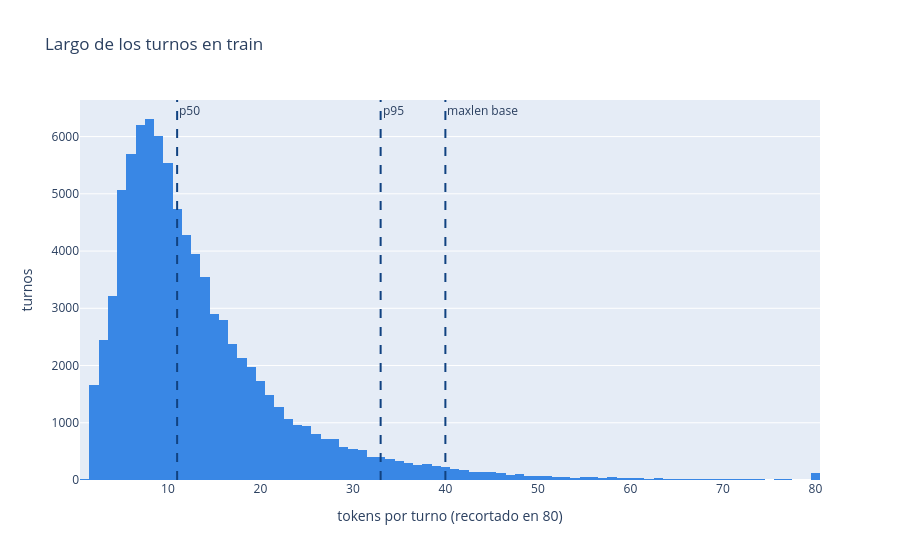

Notebook code for this chart:
### Code cell
# ============================================================
# Histograma del largo de los turnos
# ============================================================
fig = px.histogram(x=largos.clip(upper=80), nbins=80, color_discrete_sequence=[COLORES[1]],
                   title="Largo de los turnos en train", labels={"x": "tokens por turno (recortado en 80)"})
for valor, etiqueta in [(largos.median(), "p50"), (largos.quantile(0.95), "p95"), (40, "maxlen base")]:
    fig.add_vline(x=valor, line_dash="dash", line_color=COLORES[0], annotation_text=etiqueta)
fig.update_layout(yaxis_title="turnos", showlegend=False)
fig.show()

### Figure 1 — Plotly figure (JSON) as saved in the notebook; plotly's stock layout.template omitted (floating-point values rounded to 4 significant figures; data arrays with more than 128 entries replaced by an {"elided": "..."} marker saying what was removed)
{"data": [{"alignmentgroup": "True", "bingroup": "x", "hovertemplate": "tokens por turno (recortado en 80)=%{x}<br>count=%{y}<extra></extra>", "legendgroup": "", "marker": {"color": "#3987E5", "pattern": {"shape": ""}}, "name": "", "nbinsx": 80, "offsetgroup": "", "orientation": "v", "showlegend": false, "x": {"elided": "87170 int values"}, "xaxis": "x", "yaxis": "y", "type": "histogram"}], "layout": {"xaxis": {"anchor": "y", "domain": [0, 1], "title": {"text": "tokens por turno (recortado en 80)"}}, "yaxis": {"anchor": "x", "domain": [0, 1], "title": {"text": "turnos"}}, "legend": {"tracegroupgap": 0}, "title": {"text": "Largo de los turnos en train"}, "barmode": "relative", "shapes": [{"line": {"color": "#104281", "dash": "dash"}, "type": "line", "x0": 11, "x1": 11, "xref": "x", "y0": 0, "y1": 1, "yref": "y domain"}, {"line": {"color": "#104281", "dash": "dash"}, "type": "line", "x0": 33, "x1": 33, "xref": "x", "y0": 0, "y1": 1, "yref": "y domain"}, {"line": {"color": "#104281", "dash": "dash"}, "type": "line", "x0": 40, "x1": 40, "xref": "x", "y0": 0, "y1": 1, "yref": "y domain"}], "annotations": [{"showarrow": false, "text": "p50", "x": 11, "xanchor": "left", "xref": "x", "y": 1, "yanchor": "top", "yref": "y domain"}, {"showarrow": false, "text": "p95", "x": 33, "xanchor": "left", "xref": "x", "y": 1, "yanchor": "top", "yref": "y domain"}, {"showarrow": false, "text": "maxlen base", "x": 40, "xanchor": "left", "xref": "x", "y": 1, "yanchor": "top", "yref": "y domain"}], "showlegend": false}}
